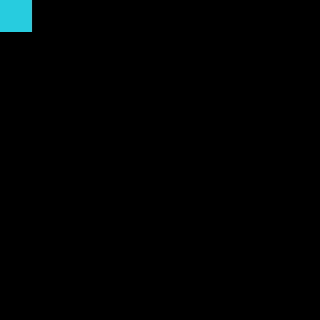

Below is a game level as drawn by its tile map, then a one-line description and the .tmx file that defines it, in full:
An orthogonal 10x10 tile map with 32x32 px tiles, 61 tile layers (input_rivieres, regions, output1_deco_rivieres, output2_deco_rivieres, ...).

<map version="1.5" tiledversion="1.6.0" orientation="orthogonal" renderorder="right-down" width="10" height="10" tilewidth="32" tileheight="32" infinite="0" nextlayerid="20" nextobjectid="1">
 <tileset firstgid="1" source="tsx/retro_rpg_exterior_atlas_32x.tsx" />
 <layer id="1" name="input_rivieres" width="10" height="10">
  <data encoding="csv">
1347,0,0,0,0,0,0,0,0,0,
0,0,0,0,0,0,0,0,0,0,
0,0,0,0,0,0,0,0,0,0,
0,0,0,0,0,0,0,0,0,0,
0,0,0,0,0,0,0,0,0,0,
0,0,0,0,0,0,0,0,0,0,
0,0,0,0,0,0,0,0,0,0,
0,0,0,0,0,0,0,0,0,0,
0,0,0,0,0,0,0,0,0,0,
0,0,0,0,0,0,0,0,0,0
</data>
 </layer>
 <layer id="3" name="regions" width="10" height="10">
  <data encoding="csv">
57,0,0,0,0,0,0,0,0,0,
0,0,0,0,0,0,0,0,0,0,
0,0,0,0,0,0,0,0,0,0,
0,0,0,0,0,0,0,0,0,0,
0,0,0,0,0,0,0,0,0,0,
0,0,0,0,0,0,0,0,0,0,
0,0,0,0,0,0,0,0,0,0,
0,0,0,0,0,0,0,0,0,0,
0,0,0,0,0,0,0,0,0,0,
0,0,0,0,0,0,0,0,0,0
</data>
 </layer>
 <layer id="4" name="output1_deco_rivieres" width="10" height="10">
  <data encoding="csv">
1346,0,0,0,0,0,0,0,0,0,
0,0,0,0,0,0,0,0,0,0,
0,0,0,0,0,0,0,0,0,0,
0,0,0,0,0,0,0,0,0,0,
0,0,0,0,0,0,0,0,0,0,
0,0,0,0,0,0,0,0,0,0,
0,0,0,0,0,0,0,0,0,0,
0,0,0,0,0,0,0,0,0,0,
0,0,0,0,0,0,0,0,0,0,
0,0,0,0,0,0,0,0,0,0
</data>
 </layer>
 <layer id="2" name="output2_deco_rivieres" width="10" height="10">
  <data encoding="csv">
1442,0,0,0,0,0,0,0,0,0,
0,0,0,0,0,0,0,0,0,0,
0,0,0,0,0,0,0,0,0,0,
0,0,0,0,0,0,0,0,0,0,
0,0,0,0,0,0,0,0,0,0,
0,0,0,0,0,0,0,0,0,0,
0,0,0,0,0,0,0,0,0,0,
0,0,0,0,0,0,0,0,0,0,
0,0,0,0,0,0,0,0,0,0,
0,0,0,0,0,0,0,0,0,0
</data>
 </layer>
 <layer id="5" name="output3_deco_rivieres" width="10" height="10">
  <data encoding="csv">
1345,0,0,0,0,0,0,0,0,0,
0,0,0,0,0,0,0,0,0,0,
0,0,0,0,0,0,0,0,0,0,
0,0,0,0,0,0,0,0,0,0,
0,0,0,0,0,0,0,0,0,0,
0,0,0,0,0,0,0,0,0,0,
0,0,0,0,0,0,0,0,0,0,
0,0,0,0,0,0,0,0,0,0,
0,0,0,0,0,0,0,0,0,0,
0,0,0,0,0,0,0,0,0,0
</data>
 </layer>
 <layer id="8" name="output4_deco_rivieres" width="10" height="10">
  <data encoding="csv">
1441,0,0,0,0,0,0,0,0,0,
0,0,0,0,0,0,0,0,0,0,
0,0,0,0,0,0,0,0,0,0,
0,0,0,0,0,0,0,0,0,0,
0,0,0,0,0,0,0,0,0,0,
0,0,0,0,0,0,0,0,0,0,
0,0,0,0,0,0,0,0,0,0,
0,0,0,0,0,0,0,0,0,0,
0,0,0,0,0,0,0,0,0,0,
0,0,0,0,0,0,0,0,0,0
</data>
 </layer>
 <layer id="7" name="output5_deco_rivieres" width="10" height="10">
  <data encoding="csv">
1443,0,0,0,0,0,0,0,0,0,
0,0,0,0,0,0,0,0,0,0,
0,0,0,0,0,0,0,0,0,0,
0,0,0,0,0,0,0,0,0,0,
0,0,0,0,0,0,0,0,0,0,
0,0,0,0,0,0,0,0,0,0,
0,0,0,0,0,0,0,0,0,0,
0,0,0,0,0,0,0,0,0,0,
0,0,0,0,0,0,0,0,0,0,
0,0,0,0,0,0,0,0,0,0
</data>
 </layer>
 <layer id="6" name="output6_deco_rivieres" width="10" height="10">
  <data encoding="csv">
1347,0,0,0,0,0,0,0,0,0,
0,0,0,0,0,0,0,0,0,0,
0,0,0,0,0,0,0,0,0,0,
0,0,0,0,0,0,0,0,0,0,
0,0,0,0,0,0,0,0,0,0,
0,0,0,0,0,0,0,0,0,0,
0,0,0,0,0,0,0,0,0,0,
0,0,0,0,0,0,0,0,0,0,
0,0,0,0,0,0,0,0,0,0,
0,0,0,0,0,0,0,0,0,0
</data>
 </layer>
 <layer id="14" name="output7_deco_rivieres" width="10" height="10">
  <data encoding="csv">
0,0,0,0,0,0,0,0,0,0,
0,0,0,0,0,0,0,0,0,0,
0,0,0,0,0,0,0,0,0,0,
0,0,0,0,0,0,0,0,0,0,
0,0,0,0,0,0,0,0,0,0,
0,0,0,0,0,0,0,0,0,0,
0,0,0,0,0,0,0,0,0,0,
0,0,0,0,0,0,0,0,0,0,
0,0,0,0,0,0,0,0,0,0,
0,0,0,0,0,0,0,0,0,0
</data>
 </layer>
 <layer id="13" name="output8_deco_rivieres" width="10" height="10">
  <data encoding="csv">
0,0,0,0,0,0,0,0,0,0,
0,0,0,0,0,0,0,0,0,0,
0,0,0,0,0,0,0,0,0,0,
0,0,0,0,0,0,0,0,0,0,
0,0,0,0,0,0,0,0,0,0,
0,0,0,0,0,0,0,0,0,0,
0,0,0,0,0,0,0,0,0,0,
0,0,0,0,0,0,0,0,0,0,
0,0,0,0,0,0,0,0,0,0,
0,0,0,0,0,0,0,0,0,0
</data>
 </layer>
 <layer id="12" name="output9_deco_rivieres" width="10" height="10">
  <data encoding="csv">
0,0,0,0,0,0,0,0,0,0,
0,0,0,0,0,0,0,0,0,0,
0,0,0,0,0,0,0,0,0,0,
0,0,0,0,0,0,0,0,0,0,
0,0,0,0,0,0,0,0,0,0,
0,0,0,0,0,0,0,0,0,0,
0,0,0,0,0,0,0,0,0,0,
0,0,0,0,0,0,0,0,0,0,
0,0,0,0,0,0,0,0,0,0,
0,0,0,0,0,0,0,0,0,0
</data>
 </layer>
 <layer id="11" name="output10_deco_rivieres" width="10" height="10">
  <data encoding="csv">
0,0,0,0,0,0,0,0,0,0,
0,0,0,0,0,0,0,0,0,0,
0,0,0,0,0,0,0,0,0,0,
0,0,0,0,0,0,0,0,0,0,
0,0,0,0,0,0,0,0,0,0,
0,0,0,0,0,0,0,0,0,0,
0,0,0,0,0,0,0,0,0,0,
0,0,0,0,0,0,0,0,0,0,
0,0,0,0,0,0,0,0,0,0,
0,0,0,0,0,0,0,0,0,0
</data>
 </layer>
 <layer id="16" name="output11_deco_rivieres" width="10" height="10">
  <data encoding="csv">
0,0,0,0,0,0,0,0,0,0,
0,0,0,0,0,0,0,0,0,0,
0,0,0,0,0,0,0,0,0,0,
0,0,0,0,0,0,0,0,0,0,
0,0,0,0,0,0,0,0,0,0,
0,0,0,0,0,0,0,0,0,0,
0,0,0,0,0,0,0,0,0,0,
0,0,0,0,0,0,0,0,0,0,
0,0,0,0,0,0,0,0,0,0,
0,0,0,0,0,0,0,0,0,0
</data>
 </layer>
 <layer id="18" name="output12_deco_rivieres" width="10" height="10">
  <data encoding="csv">
0,0,0,0,0,0,0,0,0,0,
0,0,0,0,0,0,0,0,0,0,
0,0,0,0,0,0,0,0,0,0,
0,0,0,0,0,0,0,0,0,0,
0,0,0,0,0,0,0,0,0,0,
0,0,0,0,0,0,0,0,0,0,
0,0,0,0,0,0,0,0,0,0,
0,0,0,0,0,0,0,0,0,0,
0,0,0,0,0,0,0,0,0,0,
0,0,0,0,0,0,0,0,0,0
</data>
 </layer>
 <layer id="19" name="output13_deco_rivieres" width="10" height="10">
  <data encoding="csv">
0,0,0,0,0,0,0,0,0,0,
0,0,0,0,0,0,0,0,0,0,
0,0,0,0,0,0,0,0,0,0,
0,0,0,0,0,0,0,0,0,0,
0,0,0,0,0,0,0,0,0,0,
0,0,0,0,0,0,0,0,0,0,
0,0,0,0,0,0,0,0,0,0,
0,0,0,0,0,0,0,0,0,0,
0,0,0,0,0,0,0,0,0,0,
0,0,0,0,0,0,0,0,0,0
</data>
 </layer>
 <layer id="20" name="output14_deco_rivieres" width="10" height="10">
  <data encoding="csv">
0,0,0,0,0,0,0,0,0,0,
0,0,0,0,0,0,0,0,0,0,
0,0,0,0,0,0,0,0,0,0,
0,0,0,0,0,0,0,0,0,0,
0,0,0,0,0,0,0,0,0,0,
0,0,0,0,0,0,0,0,0,0,
0,0,0,0,0,0,0,0,0,0,
0,0,0,0,0,0,0,0,0,0,
0,0,0,0,0,0,0,0,0,0,
0,0,0,0,0,0,0,0,0,0
</data>
 </layer>
 <layer id="21" name="output15_deco_rivieres" width="10" height="10">
  <data encoding="csv">
0,0,0,0,0,0,0,0,0,0,
0,0,0,0,0,0,0,0,0,0,
0,0,0,0,0,0,0,0,0,0,
0,0,0,0,0,0,0,0,0,0,
0,0,0,0,0,0,0,0,0,0,
0,0,0,0,0,0,0,0,0,0,
0,0,0,0,0,0,0,0,0,0,
0,0,0,0,0,0,0,0,0,0,
0,0,0,0,0,0,0,0,0,0,
0,0,0,0,0,0,0,0,0,0
</data>
 </layer>
 <layer id="22" name="output16_deco_rivieres" width="10" height="10">
  <data encoding="csv">
0,0,0,0,0,0,0,0,0,0,
0,0,0,0,0,0,0,0,0,0,
0,0,0,0,0,0,0,0,0,0,
0,0,0,0,0,0,0,0,0,0,
0,0,0,0,0,0,0,0,0,0,
0,0,0,0,0,0,0,0,0,0,
0,0,0,0,0,0,0,0,0,0,
0,0,0,0,0,0,0,0,0,0,
0,0,0,0,0,0,0,0,0,0,
0,0,0,0,0,0,0,0,0,0
</data>
 </layer>
 <layer id="23" name="output17_deco_rivieres" width="10" height="10">
  <data encoding="csv">
0,0,0,0,0,0,0,0,0,0,
0,0,0,0,0,0,0,0,0,0,
0,0,0,0,0,0,0,0,0,0,
0,0,0,0,0,0,0,0,0,0,
0,0,0,0,0,0,0,0,0,0,
0,0,0,0,0,0,0,0,0,0,
0,0,0,0,0,0,0,0,0,0,
0,0,0,0,0,0,0,0,0,0,
0,0,0,0,0,0,0,0,0,0,
0,0,0,0,0,0,0,0,0,0
</data>
 </layer>
 <layer id="24" name="output18_deco_rivieres" width="10" height="10">
  <data encoding="csv">
0,0,0,0,0,0,0,0,0,0,
0,0,0,0,0,0,0,0,0,0,
0,0,0,0,0,0,0,0,0,0,
0,0,0,0,0,0,0,0,0,0,
0,0,0,0,0,0,0,0,0,0,
0,0,0,0,0,0,0,0,0,0,
0,0,0,0,0,0,0,0,0,0,
0,0,0,0,0,0,0,0,0,0,
0,0,0,0,0,0,0,0,0,0,
0,0,0,0,0,0,0,0,0,0
</data>
 </layer>
 <layer id="25" name="output19_deco_rivieres" width="10" height="10">
  <data encoding="csv">
0,0,0,0,0,0,0,0,0,0,
0,0,0,0,0,0,0,0,0,0,
0,0,0,0,0,0,0,0,0,0,
0,0,0,0,0,0,0,0,0,0,
0,0,0,0,0,0,0,0,0,0,
0,0,0,0,0,0,0,0,0,0,
0,0,0,0,0,0,0,0,0,0,
0,0,0,0,0,0,0,0,0,0,
0,0,0,0,0,0,0,0,0,0,
0,0,0,0,0,0,0,0,0,0
</data>
 </layer>
 <layer id="26" name="output20_deco_rivieres" width="10" height="10">
  <data encoding="csv">
0,0,0,0,0,0,0,0,0,0,
0,0,0,0,0,0,0,0,0,0,
0,0,0,0,0,0,0,0,0,0,
0,0,0,0,0,0,0,0,0,0,
0,0,0,0,0,0,0,0,0,0,
0,0,0,0,0,0,0,0,0,0,
0,0,0,0,0,0,0,0,0,0,
0,0,0,0,0,0,0,0,0,0,
0,0,0,0,0,0,0,0,0,0,
0,0,0,0,0,0,0,0,0,0
</data>
 </layer>
 <layer id="27" name="output21_deco_rivieres" width="10" height="10">
  <data encoding="csv">
0,0,0,0,0,0,0,0,0,0,
0,0,0,0,0,0,0,0,0,0,
0,0,0,0,0,0,0,0,0,0,
0,0,0,0,0,0,0,0,0,0,
0,0,0,0,0,0,0,0,0,0,
0,0,0,0,0,0,0,0,0,0,
0,0,0,0,0,0,0,0,0,0,
0,0,0,0,0,0,0,0,0,0,
0,0,0,0,0,0,0,0,0,0,
0,0,0,0,0,0,0,0,0,0
</data>
 </layer>
 <layer id="28" name="output22_deco_rivieres" width="10" height="10">
  <data encoding="csv">
0,0,0,0,0,0,0,0,0,0,
0,0,0,0,0,0,0,0,0,0,
0,0,0,0,0,0,0,0,0,0,
0,0,0,0,0,0,0,0,0,0,
0,0,0,0,0,0,0,0,0,0,
0,0,0,0,0,0,0,0,0,0,
0,0,0,0,0,0,0,0,0,0,
0,0,0,0,0,0,0,0,0,0,
0,0,0,0,0,0,0,0,0,0,
0,0,0,0,0,0,0,0,0,0
</data>
 </layer>
 <layer id="29" name="output23_deco_rivieres" width="10" height="10">
  <data encoding="csv">
0,0,0,0,0,0,0,0,0,0,
0,0,0,0,0,0,0,0,0,0,
0,0,0,0,0,0,0,0,0,0,
0,0,0,0,0,0,0,0,0,0,
0,0,0,0,0,0,0,0,0,0,
0,0,0,0,0,0,0,0,0,0,
0,0,0,0,0,0,0,0,0,0,
0,0,0,0,0,0,0,0,0,0,
0,0,0,0,0,0,0,0,0,0,
0,0,0,0,0,0,0,0,0,0
</data>
 </layer>
 <layer id="30" name="output24_deco_rivieres" width="10" height="10">
  <data encoding="csv">
0,0,0,0,0,0,0,0,0,0,
0,0,0,0,0,0,0,0,0,0,
0,0,0,0,0,0,0,0,0,0,
0,0,0,0,0,0,0,0,0,0,
0,0,0,0,0,0,0,0,0,0,
0,0,0,0,0,0,0,0,0,0,
0,0,0,0,0,0,0,0,0,0,
0,0,0,0,0,0,0,0,0,0,
0,0,0,0,0,0,0,0,0,0,
0,0,0,0,0,0,0,0,0,0
</data>
 </layer>
 <layer id="31" name="output25_deco_rivieres" width="10" height="10">
  <data encoding="csv">
0,0,0,0,0,0,0,0,0,0,
0,0,0,0,0,0,0,0,0,0,
0,0,0,0,0,0,0,0,0,0,
0,0,0,0,0,0,0,0,0,0,
0,0,0,0,0,0,0,0,0,0,
0,0,0,0,0,0,0,0,0,0,
0,0,0,0,0,0,0,0,0,0,
0,0,0,0,0,0,0,0,0,0,
0,0,0,0,0,0,0,0,0,0,
0,0,0,0,0,0,0,0,0,0
</data>
 </layer>
 <layer id="32" name="output26_deco_rivieres" width="10" height="10">
  <data encoding="csv">
0,0,0,0,0,0,0,0,0,0,
0,0,0,0,0,0,0,0,0,0,
0,0,0,0,0,0,0,0,0,0,
0,0,0,0,0,0,0,0,0,0,
0,0,0,0,0,0,0,0,0,0,
0,0,0,0,0,0,0,0,0,0,
0,0,0,0,0,0,0,0,0,0,
0,0,0,0,0,0,0,0,0,0,
0,0,0,0,0,0,0,0,0,0,
0,0,0,0,0,0,0,0,0,0
</data>
 </layer>
 <layer id="33" name="output27_deco_rivieres" width="10" height="10">
  <data encoding="csv">
0,0,0,0,0,0,0,0,0,0,
0,0,0,0,0,0,0,0,0,0,
0,0,0,0,0,0,0,0,0,0,
0,0,0,0,0,0,0,0,0,0,
0,0,0,0,0,0,0,0,0,0,
0,0,0,0,0,0,0,0,0,0,
0,0,0,0,0,0,0,0,0,0,
0,0,0,0,0,0,0,0,0,0,
0,0,0,0,0,0,0,0,0,0,
0,0,0,0,0,0,0,0,0,0
</data>
 </layer>
 <layer id="34" name="output28_deco_rivieres" width="10" height="10">
  <data encoding="csv">
0,0,0,0,0,0,0,0,0,0,
0,0,0,0,0,0,0,0,0,0,
0,0,0,0,0,0,0,0,0,0,
0,0,0,0,0,0,0,0,0,0,
0,0,0,0,0,0,0,0,0,0,
0,0,0,0,0,0,0,0,0,0,
0,0,0,0,0,0,0,0,0,0,
0,0,0,0,0,0,0,0,0,0,
0,0,0,0,0,0,0,0,0,0,
0,0,0,0,0,0,0,0,0,0
</data>
 </layer>
 <layer id="35" name="output29_deco_rivieres" width="10" height="10">
  <data encoding="csv">
0,0,0,0,0,0,0,0,0,0,
0,0,0,0,0,0,0,0,0,0,
0,0,0,0,0,0,0,0,0,0,
0,0,0,0,0,0,0,0,0,0,
0,0,0,0,0,0,0,0,0,0,
0,0,0,0,0,0,0,0,0,0,
0,0,0,0,0,0,0,0,0,0,
0,0,0,0,0,0,0,0,0,0,
0,0,0,0,0,0,0,0,0,0,
0,0,0,0,0,0,0,0,0,0
</data>
 </layer>
 <layer id="36" name="output30_deco_rivieres" width="10" height="10">
  <data encoding="csv">
0,0,0,0,0,0,0,0,0,0,
0,0,0,0,0,0,0,0,0,0,
0,0,0,0,0,0,0,0,0,0,
0,0,0,0,0,0,0,0,0,0,
0,0,0,0,0,0,0,0,0,0,
0,0,0,0,0,0,0,0,0,0,
0,0,0,0,0,0,0,0,0,0,
0,0,0,0,0,0,0,0,0,0,
0,0,0,0,0,0,0,0,0,0,
0,0,0,0,0,0,0,0,0,0
</data>
 </layer>
 <layer id="37" name="output31_deco_rivieres" width="10" height="10">
  <data encoding="csv">
0,0,0,0,0,0,0,0,0,0,
0,0,0,0,0,0,0,0,0,0,
0,0,0,0,0,0,0,0,0,0,
0,0,0,0,0,0,0,0,0,0,
0,0,0,0,0,0,0,0,0,0,
0,0,0,0,0,0,0,0,0,0,
0,0,0,0,0,0,0,0,0,0,
0,0,0,0,0,0,0,0,0,0,
0,0,0,0,0,0,0,0,0,0,
0,0,0,0,0,0,0,0,0,0
</data>
 </layer>
 <layer id="38" name="output32_deco_rivieres" width="10" height="10">
  <data encoding="csv">
0,0,0,0,0,0,0,0,0,0,
0,0,0,0,0,0,0,0,0,0,
0,0,0,0,0,0,0,0,0,0,
0,0,0,0,0,0,0,0,0,0,
0,0,0,0,0,0,0,0,0,0,
0,0,0,0,0,0,0,0,0,0,
0,0,0,0,0,0,0,0,0,0,
0,0,0,0,0,0,0,0,0,0,
0,0,0,0,0,0,0,0,0,0,
0,0,0,0,0,0,0,0,0,0
</data>
 </layer>
 <layer id="39" name="output33_deco_rivieres" width="10" height="10">
  <data encoding="csv">
0,0,0,0,0,0,0,0,0,0,
0,0,0,0,0,0,0,0,0,0,
0,0,0,0,0,0,0,0,0,0,
0,0,0,0,0,0,0,0,0,0,
0,0,0,0,0,0,0,0,0,0,
0,0,0,0,0,0,0,0,0,0,
0,0,0,0,0,0,0,0,0,0,
0,0,0,0,0,0,0,0,0,0,
0,0,0,0,0,0,0,0,0,0,
0,0,0,0,0,0,0,0,0,0
</data>
 </layer>
 <layer id="40" name="output34_deco_rivieres" width="10" height="10">
  <data encoding="csv">
0,0,0,0,0,0,0,0,0,0,
0,0,0,0,0,0,0,0,0,0,
0,0,0,0,0,0,0,0,0,0,
0,0,0,0,0,0,0,0,0,0,
0,0,0,0,0,0,0,0,0,0,
0,0,0,0,0,0,0,0,0,0,
0,0,0,0,0,0,0,0,0,0,
0,0,0,0,0,0,0,0,0,0,
0,0,0,0,0,0,0,0,0,0,
0,0,0,0,0,0,0,0,0,0
</data>
 </layer>
 <layer id="41" name="output35_deco_rivieres" width="10" height="10">
  <data encoding="csv">
0,0,0,0,0,0,0,0,0,0,
0,0,0,0,0,0,0,0,0,0,
0,0,0,0,0,0,0,0,0,0,
0,0,0,0,0,0,0,0,0,0,
0,0,0,0,0,0,0,0,0,0,
0,0,0,0,0,0,0,0,0,0,
0,0,0,0,0,0,0,0,0,0,
0,0,0,0,0,0,0,0,0,0,
0,0,0,0,0,0,0,0,0,0,
0,0,0,0,0,0,0,0,0,0
</data>
 </layer>
 <layer id="42" name="output36_deco_rivieres" width="10" height="10">
  <data encoding="csv">
0,0,0,0,0,0,0,0,0,0,
0,0,0,0,0,0,0,0,0,0,
0,0,0,0,0,0,0,0,0,0,
0,0,0,0,0,0,0,0,0,0,
0,0,0,0,0,0,0,0,0,0,
0,0,0,0,0,0,0,0,0,0,
0,0,0,0,0,0,0,0,0,0,
0,0,0,0,0,0,0,0,0,0,
0,0,0,0,0,0,0,0,0,0,
0,0,0,0,0,0,0,0,0,0
</data>
 </layer>
 <layer id="43" name="output37_deco_rivieres" width="10" height="10">
  <data encoding="csv">
0,0,0,0,0,0,0,0,0,0,
0,0,0,0,0,0,0,0,0,0,
0,0,0,0,0,0,0,0,0,0,
0,0,0,0,0,0,0,0,0,0,
0,0,0,0,0,0,0,0,0,0,
0,0,0,0,0,0,0,0,0,0,
0,0,0,0,0,0,0,0,0,0,
0,0,0,0,0,0,0,0,0,0,
0,0,0,0,0,0,0,0,0,0,
0,0,0,0,0,0,0,0,0,0
</data>
 </layer>
 <layer id="44" name="output38_deco_rivieres" width="10" height="10">
  <data encoding="csv">
0,0,0,0,0,0,0,0,0,0,
0,0,0,0,0,0,0,0,0,0,
0,0,0,0,0,0,0,0,0,0,
0,0,0,0,0,0,0,0,0,0,
0,0,0,0,0,0,0,0,0,0,
0,0,0,0,0,0,0,0,0,0,
0,0,0,0,0,0,0,0,0,0,
0,0,0,0,0,0,0,0,0,0,
0,0,0,0,0,0,0,0,0,0,
0,0,0,0,0,0,0,0,0,0
</data>
 </layer>
 <layer id="45" name="output39_deco_rivieres" width="10" height="10">
  <data encoding="csv">
0,0,0,0,0,0,0,0,0,0,
0,0,0,0,0,0,0,0,0,0,
0,0,0,0,0,0,0,0,0,0,
0,0,0,0,0,0,0,0,0,0,
0,0,0,0,0,0,0,0,0,0,
0,0,0,0,0,0,0,0,0,0,
0,0,0,0,0,0,0,0,0,0,
0,0,0,0,0,0,0,0,0,0,
0,0,0,0,0,0,0,0,0,0,
0,0,0,0,0,0,0,0,0,0
</data>
 </layer>
 <layer id="46" name="output40_deco_rivieres" width="10" height="10">
  <data encoding="csv">
0,0,0,0,0,0,0,0,0,0,
0,0,0,0,0,0,0,0,0,0,
0,0,0,0,0,0,0,0,0,0,
0,0,0,0,0,0,0,0,0,0,
0,0,0,0,0,0,0,0,0,0,
0,0,0,0,0,0,0,0,0,0,
0,0,0,0,0,0,0,0,0,0,
0,0,0,0,0,0,0,0,0,0,
0,0,0,0,0,0,0,0,0,0,
0,0,0,0,0,0,0,0,0,0
</data>
 </layer>
 <layer id="47" name="output41_deco_rivieres" width="10" height="10">
  <data encoding="csv">
0,0,0,0,0,0,0,0,0,0,
0,0,0,0,0,0,0,0,0,0,
0,0,0,0,0,0,0,0,0,0,
0,0,0,0,0,0,0,0,0,0,
0,0,0,0,0,0,0,0,0,0,
0,0,0,0,0,0,0,0,0,0,
0,0,0,0,0,0,0,0,0,0,
0,0,0,0,0,0,0,0,0,0,
0,0,0,0,0,0,0,0,0,0,
0,0,0,0,0,0,0,0,0,0
</data>
 </layer>
 <layer id="48" name="output42_deco_rivieres" width="10" height="10">
  <data encoding="csv">
0,0,0,0,0,0,0,0,0,0,
0,0,0,0,0,0,0,0,0,0,
0,0,0,0,0,0,0,0,0,0,
0,0,0,0,0,0,0,0,0,0,
0,0,0,0,0,0,0,0,0,0,
0,0,0,0,0,0,0,0,0,0,
0,0,0,0,0,0,0,0,0,0,
0,0,0,0,0,0,0,0,0,0,
0,0,0,0,0,0,0,0,0,0,
0,0,0,0,0,0,0,0,0,0
</data>
 </layer>
 <layer id="49" name="output43_deco_rivieres" width="10" height="10">
  <data encoding="csv">
0,0,0,0,0,0,0,0,0,0,
0,0,0,0,0,0,0,0,0,0,
0,0,0,0,0,0,0,0,0,0,
0,0,0,0,0,0,0,0,0,0,
0,0,0,0,0,0,0,0,0,0,
0,0,0,0,0,0,0,0,0,0,
0,0,0,0,0,0,0,0,0,0,
0,0,0,0,0,0,0,0,0,0,
0,0,0,0,0,0,0,0,0,0,
0,0,0,0,0,0,0,0,0,0
</data>
 </layer>
 <layer id="50" name="output44_deco_rivieres" width="10" height="10">
  <data encoding="csv">
0,0,0,0,0,0,0,0,0,0,
0,0,0,0,0,0,0,0,0,0,
0,0,0,0,0,0,0,0,0,0,
0,0,0,0,0,0,0,0,0,0,
0,0,0,0,0,0,0,0,0,0,
0,0,0,0,0,0,0,0,0,0,
0,0,0,0,0,0,0,0,0,0,
0,0,0,0,0,0,0,0,0,0,
0,0,0,0,0,0,0,0,0,0,
0,0,0,0,0,0,0,0,0,0
</data>
 </layer>
 <layer id="51" name="output45_deco_rivieres" width="10" height="10">
  <data encoding="csv">
0,0,0,0,0,0,0,0,0,0,
0,0,0,0,0,0,0,0,0,0,
0,0,0,0,0,0,0,0,0,0,
0,0,0,0,0,0,0,0,0,0,
0,0,0,0,0,0,0,0,0,0,
0,0,0,0,0,0,0,0,0,0,
0,0,0,0,0,0,0,0,0,0,
0,0,0,0,0,0,0,0,0,0,
0,0,0,0,0,0,0,0,0,0,
0,0,0,0,0,0,0,0,0,0
</data>
 </layer>
 <layer id="52" name="output46_deco_rivieres" width="10" height="10">
  <data encoding="csv">
0,0,0,0,0,0,0,0,0,0,
0,0,0,0,0,0,0,0,0,0,
0,0,0,0,0,0,0,0,0,0,
0,0,0,0,0,0,0,0,0,0,
0,0,0,0,0,0,0,0,0,0,
0,0,0,0,0,0,0,0,0,0,
0,0,0,0,0,0,0,0,0,0,
0,0,0,0,0,0,0,0,0,0,
0,0,0,0,0,0,0,0,0,0,
0,0,0,0,0,0,0,0,0,0
</data>
 </layer>
 <layer id="53" name="output47_deco_rivieres" width="10" height="10">
  <data encoding="csv">
0,0,0,0,0,0,0,0,0,0,
0,0,0,0,0,0,0,0,0,0,
0,0,0,0,0,0,0,0,0,0,
0,0,0,0,0,0,0,0,0,0,
0,0,0,0,0,0,0,0,0,0,
0,0,0,0,0,0,0,0,0,0,
0,0,0,0,0,0,0,0,0,0,
0,0,0,0,0,0,0,0,0,0,
0,0,0,0,0,0,0,0,0,0,
0,0,0,0,0,0,0,0,0,0
</data>
 </layer>
 <layer id="54" name="output48_deco_rivieres" width="10" height="10">
  <data encoding="csv">
0,0,0,0,0,0,0,0,0,0,
0,0,0,0,0,0,0,0,0,0,
0,0,0,0,0,0,0,0,0,0,
0,0,0,0,0,0,0,0,0,0,
0,0,0,0,0,0,0,0,0,0,
0,0,0,0,0,0,0,0,0,0,
0,0,0,0,0,0,0,0,0,0,
0,0,0,0,0,0,0,0,0,0,
0,0,0,0,0,0,0,0,0,0,
0,0,0,0,0,0,0,0,0,0
</data>
 </layer>
 <layer id="55" name="output49_deco_rivieres" width="10" height="10">
  <data encoding="csv">
0,0,0,0,0,0,0,0,0,0,
0,0,0,0,0,0,0,0,0,0,
0,0,0,0,0,0,0,0,0,0,
0,0,0,0,0,0,0,0,0,0,
0,0,0,0,0,0,0,0,0,0,
0,0,0,0,0,0,0,0,0,0,
0,0,0,0,0,0,0,0,0,0,
0,0,0,0,0,0,0,0,0,0,
0,0,0,0,0,0,0,0,0,0,
0,0,0,0,0,0,0,0,0,0
</data>
 </layer>
 <layer id="56" name="output50_deco_rivieres" width="10" height="10">
  <data encoding="csv">
0,0,0,0,0,0,0,0,0,0,
0,0,0,0,0,0,0,0,0,0,
0,0,0,0,0,0,0,0,0,0,
0,0,0,0,0,0,0,0,0,0,
0,0,0,0,0,0,0,0,0,0,
0,0,0,0,0,0,0,0,0,0,
0,0,0,0,0,0,0,0,0,0,
0,0,0,0,0,0,0,0,0,0,
0,0,0,0,0,0,0,0,0,0,
0,0,0,0,0,0,0,0,0,0
</data>
 </layer>
 <layer id="57" name="output51_deco_rivieres" width="10" height="10">
  <data encoding="csv">
0,0,0,0,0,0,0,0,0,0,
0,0,0,0,0,0,0,0,0,0,
0,0,0,0,0,0,0,0,0,0,
0,0,0,0,0,0,0,0,0,0,
0,0,0,0,0,0,0,0,0,0,
0,0,0,0,0,0,0,0,0,0,
0,0,0,0,0,0,0,0,0,0,
0,0,0,0,0,0,0,0,0,0,
0,0,0,0,0,0,0,0,0,0,
0,0,0,0,0,0,0,0,0,0
</data>
 </layer>
 <layer id="58" name="output52_deco_rivieres" width="10" height="10">
  <data encoding="csv">
0,0,0,0,0,0,0,0,0,0,
0,0,0,0,0,0,0,0,0,0,
0,0,0,0,0,0,0,0,0,0,
0,0,0,0,0,0,0,0,0,0,
0,0,0,0,0,0,0,0,0,0,
0,0,0,0,0,0,0,0,0,0,
0,0,0,0,0,0,0,0,0,0,
0,0,0,0,0,0,0,0,0,0,
0,0,0,0,0,0,0,0,0,0,
0,0,0,0,0,0,0,0,0,0
</data>
 </layer>
 <layer id="59" name="output53_deco_rivieres" width="10" height="10">
  <data encoding="csv">
0,0,0,0,0,0,0,0,0,0,
0,0,0,0,0,0,0,0,0,0,
0,0,0,0,0,0,0,0,0,0,
0,0,0,0,0,0,0,0,0,0,
0,0,0,0,0,0,0,0,0,0,
0,0,0,0,0,0,0,0,0,0,
0,0,0,0,0,0,0,0,0,0,
0,0,0,0,0,0,0,0,0,0,
0,0,0,0,0,0,0,0,0,0,
0,0,0,0,0,0,0,0,0,0
</data>
 </layer>
 <layer id="60" name="output54_deco_rivieres" width="10" height="10">
  <data encoding="csv">
0,0,0,0,0,0,0,0,0,0,
0,0,0,0,0,0,0,0,0,0,
0,0,0,0,0,0,0,0,0,0,
0,0,0,0,0,0,0,0,0,0,
0,0,0,0,0,0,0,0,0,0,
0,0,0,0,0,0,0,0,0,0,
0,0,0,0,0,0,0,0,0,0,
0,0,0,0,0,0,0,0,0,0,
0,0,0,0,0,0,0,0,0,0,
0,0,0,0,0,0,0,0,0,0
</data>
 </layer>
 <layer id="61" name="output55_deco_rivieres" width="10" height="10">
  <data encoding="csv">
0,0,0,0,0,0,0,0,0,0,
0,0,0,0,0,0,0,0,0,0,
0,0,0,0,0,0,0,0,0,0,
0,0,0,0,0,0,0,0,0,0,
0,0,0,0,0,0,0,0,0,0,
0,0,0,0,0,0,0,0,0,0,
0,0,0,0,0,0,0,0,0,0,
0,0,0,0,0,0,0,0,0,0,
0,0,0,0,0,0,0,0,0,0,
0,0,0,0,0,0,0,0,0,0
</data>
 </layer>
 <layer id="62" name="output56_deco_rivieres" width="10" height="10">
  <data encoding="csv">
0,0,0,0,0,0,0,0,0,0,
0,0,0,0,0,0,0,0,0,0,
0,0,0,0,0,0,0,0,0,0,
0,0,0,0,0,0,0,0,0,0,
0,0,0,0,0,0,0,0,0,0,
0,0,0,0,0,0,0,0,0,0,
0,0,0,0,0,0,0,0,0,0,
0,0,0,0,0,0,0,0,0,0,
0,0,0,0,0,0,0,0,0,0,
0,0,0,0,0,0,0,0,0,0
</data>
 </layer>
 <layer id="63" name="output57_deco_rivieres" width="10" height="10">
  <data encoding="csv">
0,0,0,0,0,0,0,0,0,0,
0,0,0,0,0,0,0,0,0,0,
0,0,0,0,0,0,0,0,0,0,
0,0,0,0,0,0,0,0,0,0,
0,0,0,0,0,0,0,0,0,0,
0,0,0,0,0,0,0,0,0,0,
0,0,0,0,0,0,0,0,0,0,
0,0,0,0,0,0,0,0,0,0,
0,0,0,0,0,0,0,0,0,0,
0,0,0,0,0,0,0,0,0,0
</data>
 </layer>
 <layer id="64" name="output58_deco_rivieres" width="10" height="10">
  <data encoding="csv">
0,0,0,0,0,0,0,0,0,0,
0,0,0,0,0,0,0,0,0,0,
0,0,0,0,0,0,0,0,0,0,
0,0,0,0,0,0,0,0,0,0,
0,0,0,0,0,0,0,0,0,0,
0,0,0,0,0,0,0,0,0,0,
0,0,0,0,0,0,0,0,0,0,
0,0,0,0,0,0,0,0,0,0,
0,0,0,0,0,0,0,0,0,0,
0,0,0,0,0,0,0,0,0,0
</data>
 </layer>
 <layer id="65" name="output59_deco_rivieres" width="10" height="10">
  <data encoding="csv">
0,0,0,0,0,0,0,0,0,0,
0,0,0,0,0,0,0,0,0,0,
0,0,0,0,0,0,0,0,0,0,
0,0,0,0,0,0,0,0,0,0,
0,0,0,0,0,0,0,0,0,0,
0,0,0,0,0,0,0,0,0,0,
0,0,0,0,0,0,0,0,0,0,
0,0,0,0,0,0,0,0,0,0,
0,0,0,0,0,0,0,0,0,0,
0,0,0,0,0,0,0,0,0,0
</data>
 </layer>
</map>
